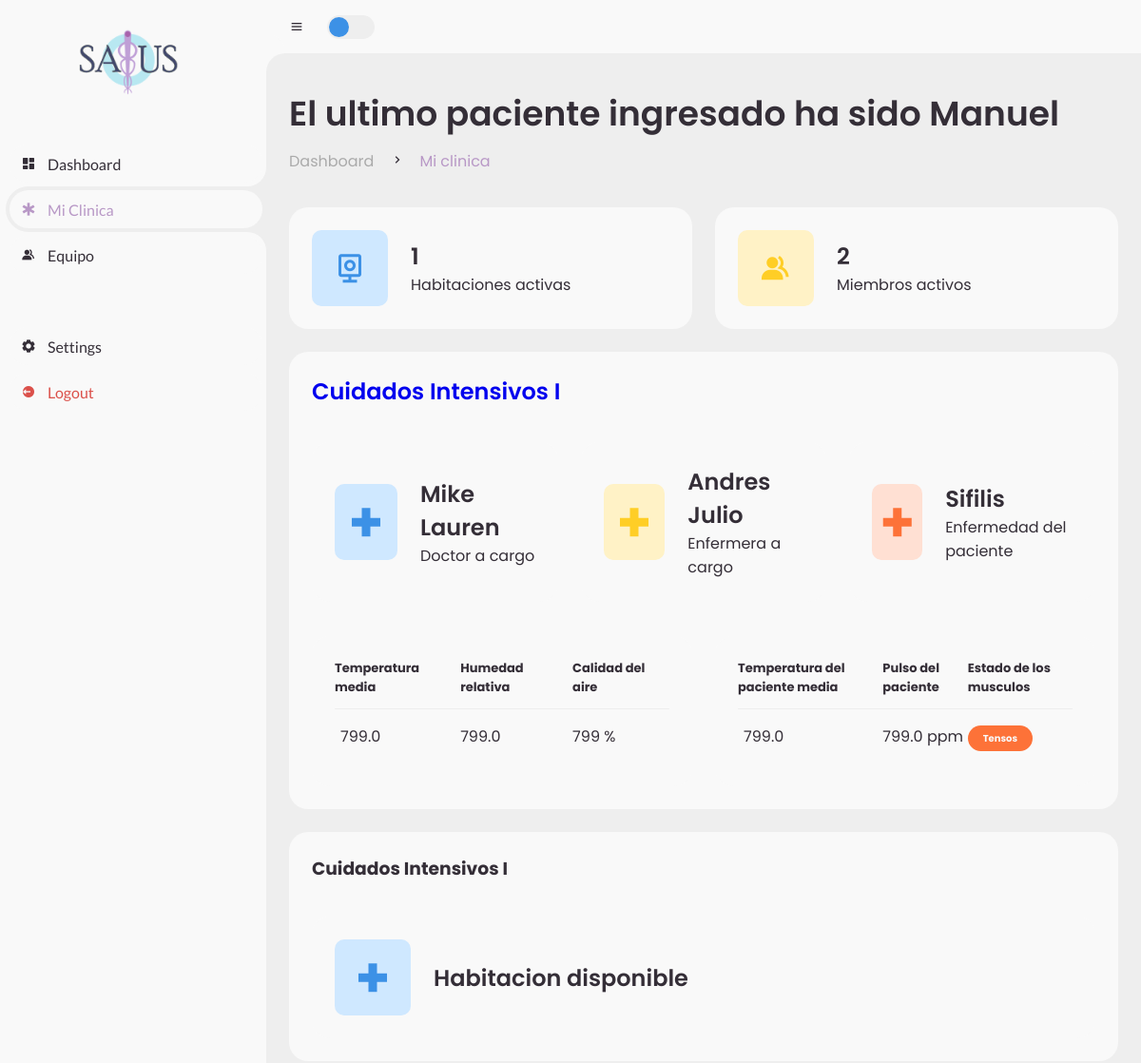
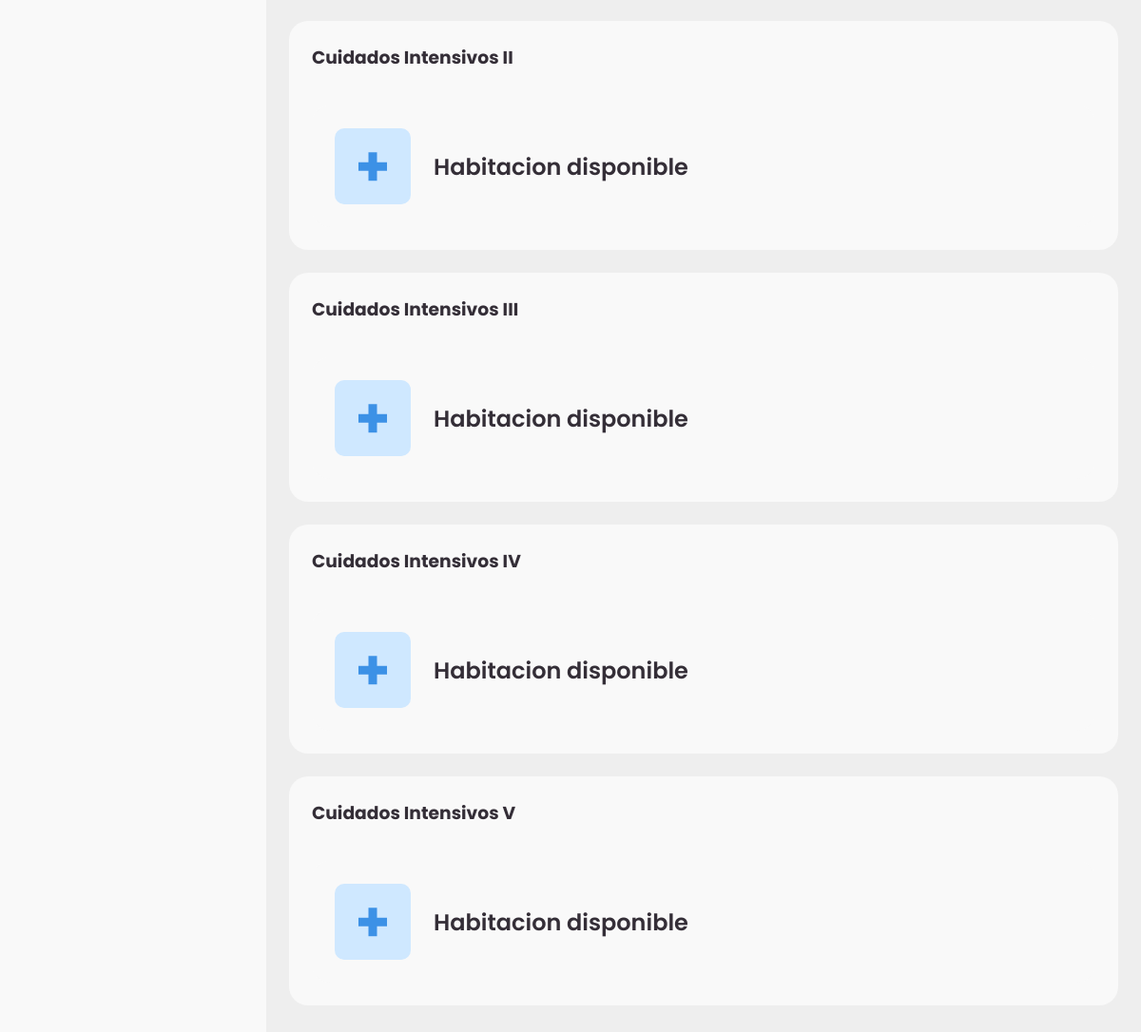
The page /salusApp/dashboard/mi-clinica (signed in) on the database as committed earlier (2 pictures, top to bottom).
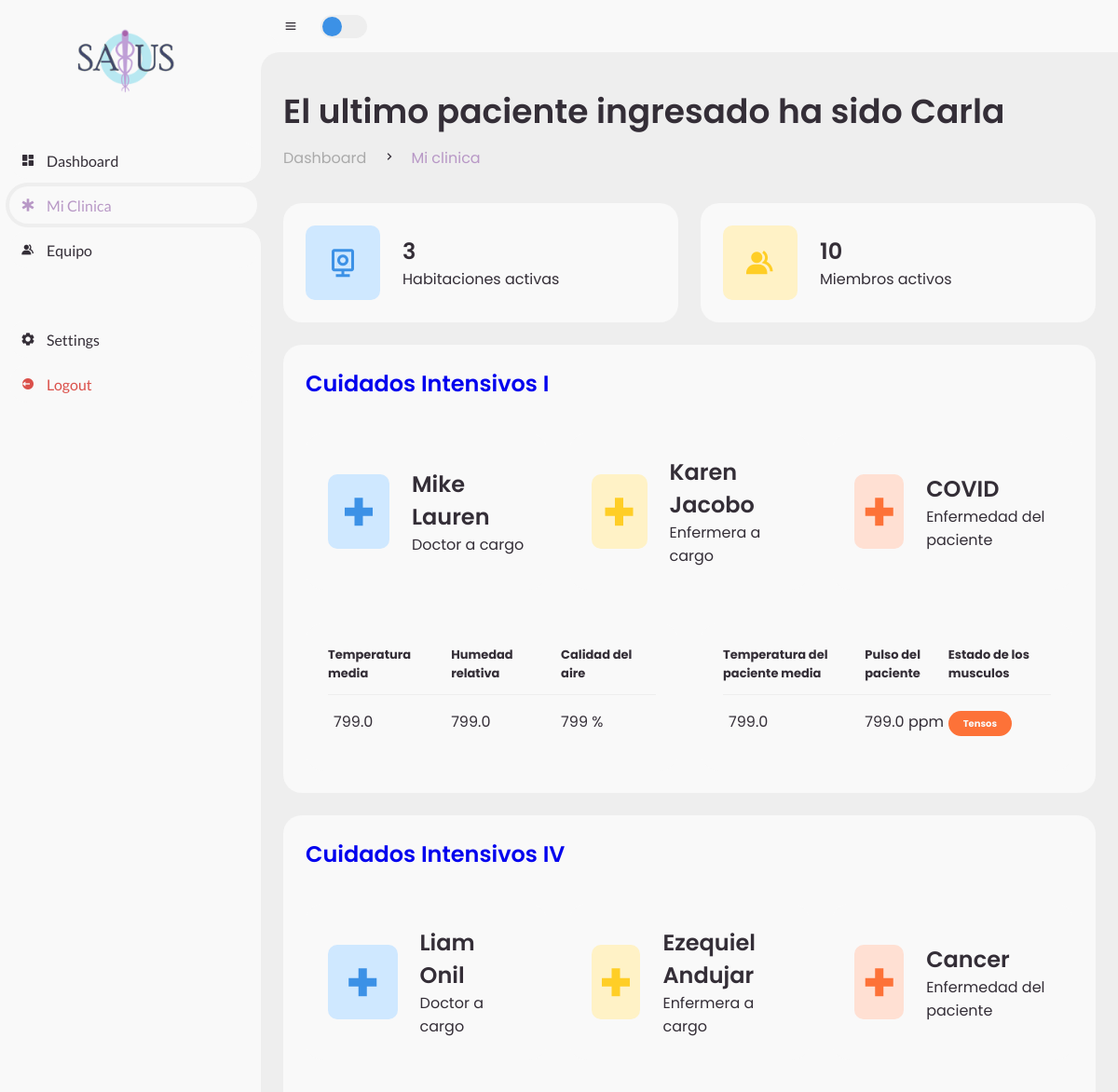
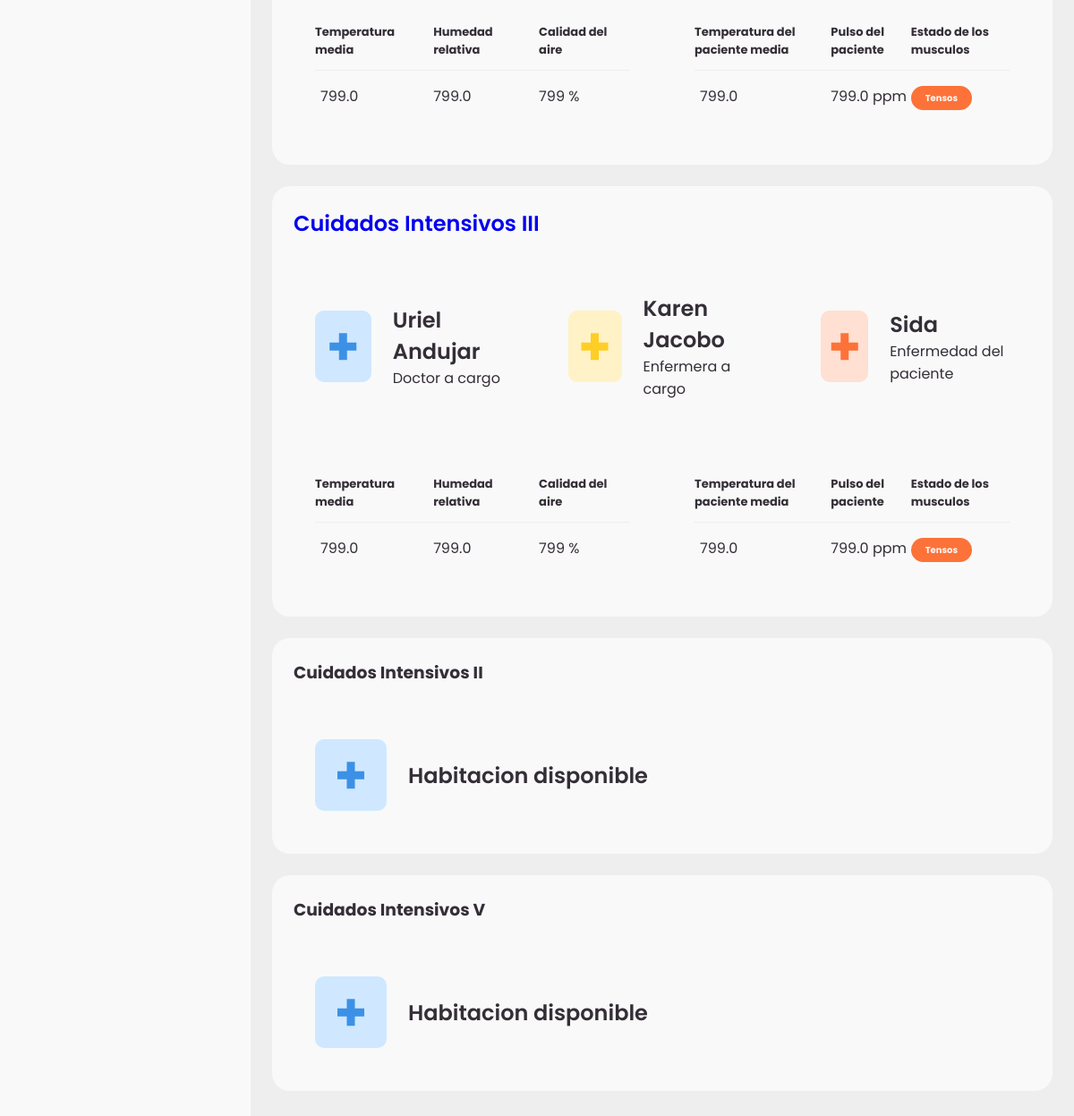
The same page on the database as committed later (2 pictures, top to bottom).
### salusApp/models.py (models this page shows)
class Patient(models.Model):
    person = models.ForeignKey(Person, on_delete=models.CASCADE)
    nurse = models.ForeignKey(Person, on_delete=models.DO_NOTHING, related_name="nurse")
    doctor = models.ForeignKey(Person, on_delete=models.DO_NOTHING, related_name="doctor")
    room = models.ForeignKey(Room, on_delete=models.DO_NOTHING)
    first_nameReference = models.CharField("Reference Person's first name", max_length=15)
    last_nameReference = models.CharField("Reference Person's last name", max_length=15)
    KinshipChoices = [
        ('H', "Esposo"), #H -> Husband
        ('A', "Amigo"),
        ('F', "Familiar")
    ]
    kinshipReference = models.CharField("Reference Person's kinshipness", choices=KinshipChoices, max_length=1)
    phone_reference = models.CharField("Reference person's phone number", max_length=15)
    bmi = models.FloatField("Person's BMI") #IMC
    weight_in_pounds = models.FloatField("Perons's Weight")
    height_in_meters = models.FloatField("Perons's Height")
    bloodTypes = [
        ('O+', 'O Positivo'),
        ('O-', 'O Negativo'),
        ('A+', 'A Positivo'),
        ('A-', 'A Negativo'),
        ('B+', 'B Positivo'),
        ('B-', 'B Negativo'),
        ('AB+','AB Positivo'),
        ('AB-','AB Negativo')
    ]
    bloodType = models.CharField(choices=bloodTypes, max_length=3)
    ars = models.CharField("Person's ARS type", max_length=15)
    join_date = models.DateField("Person's joining date")
    illness = models.CharField("Persons's illness", max_length=50)
    hospitalizationChoices = [
        ('U', "Urgente"),
        ('P', "Programado"),
        ('I', "Intrahospitalario")
    ]
    hospitalization = models.CharField("Patient's type of hospitalization", max_length=1, choices=hospitalizationChoices)

class Person(models.Model):
    first_name = models.CharField("Person's first name", max_length=30)
    last_name = models.CharField("Person's last name",max_length=30)
    photo = models.ImageField(blank=True, null=False, upload_to='salusApp/static/media/')
    age = models.IntegerField("Person's age")
    address = models.CharField("Person's address", max_length=100)
    sexoChoices = [
        ('M', "Masculino"),
        ('F', "Femenino")
    ]
    sex = models.CharField("Person's sex", choices=sexoChoices, max_length=1)
    phone = models.CharField("Person's phone", max_length=15)
    idNumber = models.CharField("Person's id", max_length=10) #Cedula
    isDoctor = models.BooleanField("Is this Person a doctor?")
    isNurse = models.BooleanField("Is this Person a nurse?")

class Room(models.Model):
    roomName = models.CharField(max_length=30)
    isAvailable = models.BooleanField(default=True)

class Sensores(models.Model):
    room = models.ForeignKey(Room, on_delete=models.CASCADE)
    roomTemperature = models.FloatField("Room's Temperature")
    patientTemperature = models.FloatField("Patient's Temperature")
    roomHumidity = models.FloatField("Room's relative humidity %")
    roomDustLevel = models.IntegerField("Room's dust level in %")
    roomAirQuality = models.IntegerField("Room's AirQuality in %")
    patientPulse = models.FloatField("Patient's pulse value")
    patientElectro = models.IntegerField("Patient's elect")

### salusApp/views.py (the view)
# urls.py: path('dashboard/mi-clinica', views.dashboard_clinica, name='mi-clinica'),
@login_required()
def dashboard_clinica(request):
    contador_habitaciones = len(Patient.objects.all()) if Patient.objects.all() else 0
    contador_miembros_equipo = len(Person.objects.filter(isNurse=True)) + len(Person.objects.filter(isDoctor=True))
    pacientes = Patient.objects.all() if contador_habitaciones else 0
    habitaciones = Room.objects.filter(isAvailable=True) if Room.objects.filter(isAvailable=True) else 0
    sensores = Sensores.objects.all()
    sensores = sensores[len(sensores)-1]
    ultimo_paciente = pacientes[len(pacientes)-1]
    context = {
        "contador_habitaciones":contador_habitaciones,
        "contador_miembros_equipo":contador_miembros_equipo,
        "pacientes":pacientes,
        "habitaciones":habitaciones,
        "sensores":sensores,
        "ultimo_paciente":ultimo_paciente
        }
    return render(request, 'salusApp/dashboard-miClinica.html', context)

### salusApp/templates/salusApp/dashboard-miClinica.html (shortened to what the changed rows need)
{% extends 'salusApp/dashboard_base.html' %}
{% load static %}
{% block content %}
        <main>
            <div class="head-title">
                <div class="left">
                    <h1>El ultimo paciente ingresado ha sido {{ ultimo_paciente.person.first_name }}</h1>
                    <ul class="breadcrumb">
                        <li>
                        </li>
                        <li><i class='bx bx-chevron-right'></i></li>
                        <li>
                        </li>
                    </ul>
                </div>
            </div>
            <ul class="box-info">
                <li>
                    <span class="text">
						<h3>{{contador_habitaciones}}</h3>
						<p>Habitaciones activas</p>
					</span>
                </li>
                <li>
                    <span class="text">
						<h3>{{contador_miembros_equipo}}</h3>
						<p>Miembros activos</p>
					</span>
                </li>
            </ul>
            {% for paciente in pacientes %}
            <div class="table-data">
                <div class="order">
                    <a href="{% url 'mi-clinica-room' paciente.room.id %}">
                        <div class="head">
                        <h3>{{paciente.room.roomName}}</h3>
                    </div>
                </a>
                    <ul class="box-info">
                        <li>
                            <i class='bx bx-plus-medical'></i>
                            <span class="text">
                                <h3>{{paciente.doctor.first_name}} {{paciente.doctor.last_name}}</h3>
                                <p>Doctor a cargo</p>
                            </span>
                        </li>
                        <li>
                            <i class='bx bx-plus-medical'></i>
                            <span class="text">
                                <h3>{{paciente.nurse.first_name}} {{paciente.nurse.last_name}}</h3>
                                <p>Enfermera a cargo</p>
                            </span>
                        </li>
                        <li>
                            <i class='bx bx-plus-medical'></i>
                            <span class="text">
                                <h3>{{paciente.illness}}</h3>
                                <p>Enfermedad del paciente</p>
                            </span>
                        </li>
                    </ul>
                    <ul class="box-info">
                        <li>
                            <table>
                                <thead>
                                    <tr>
                                        <th>Temperatura media</th>
                                        <th>Humedad relativa</th>
                                        <th>Calidad del aire</th>
                                    </tr>
                                </thead>
                                <tbody>
                                    <tr>
                                        <td>
                                            <p>{{sensores.roomTemperature}}</p>
                                        </td>
                                        <td>{{sensores.roomHumidity}}</td>
                                        <td><span>{{sensores.roomAirQuality}} %</span></td>
                                    </tr>
                                </tbody>
                            </table>
                        </li>
                        <li>
                            <table>
                                <thead>
                                    <tr>
                                        <th>Temperatura del paciente media</th>
                                        <th>Pulso del paciente</th>
                                        <th>Estado de los musculos</th>
                                    </tr>
                                </thead>
                                <tbody>
                                    <tr>
                                        <td>
                                            <p>{{sensores.patientTemperature}}</p>
                                        </td>
                                        <td>{{sensores.patientPulse}} ppm</td>
                                        <td><span class="status pending">Tensos</span></td>
                                    </tr>
                                </tbody>
                            </table>
                        </li>
                    </ul>
                </div>
            </div>
            {% endfor %}
            {% for habitacion in habitaciones %}
            <div class="table-data">
                <div class="order">
                    <h3>{{habitacion.roomName}}</h3>
                    <ul class="box-info">
                        <li>
                            <i class='bx bx-plus-medical'></i>
                            <span class="text">
                                <h3>Habitacion disponible</h3>
                            </span>
                        </li>
                    </ul>
                </div>
            </div>
            {% endfor %}
        </main>
    </section>
{% endblock content %}

Rows that differ between the two databases and show on the page:
no longer on this page (row edited): Room: roomName "Cuidados Intensivos I"
no longer on this page (row edited): Room: roomName "Cuidados Intensivos III"
no longer on this page (row edited): Room: roomName "Cuidados Intensivos IV"
added Patient: person.first_name "Carla", room.roomName "Cuidados Intensivos III", doctor.first_name "Uriel", doctor.last_name "Andujar", nurse.first_name "Karen", nurse.last_name "Jacobo", illness "Sida", {{ sensores.roomTemperature }} "799.0", {{ sensores.roomHumidity }} "799.0", {{ sensores.roomAirQuality }} "799", {{ sensores.patientTemperature }} "799.0", {{ sensores.patientPulse }} "799.0"
changed Patient "Cuidados Intensivos I": nurse.first_name "Andres" → "Karen"; nurse.last_name "Julio" → "Jacobo"; illness "Sifilis" → "COVID"
added Patient: room.roomName "Cuidados Intensivos IV", doctor.first_name "Liam", doctor.last_name "Onil", nurse.first_name "Ezequiel", nurse.last_name "Andujar", illness "Cancer", {{ sensores.roomTemperature }} "799.0", {{ sensores.roomHumidity }} "799.0", {{ sensores.roomAirQuality }} "799", {{ sensores.patientTemperature }} "799.0", {{ sensores.patientPulse }} "799.0"
Other text that changed with them:
{{ contador_habitaciones }}: "1" → "3"
{{ contador_miembros_equipo }}: "2" → "10"
{{ ultimo_paciente.person.first_name }}: "Manuel" → "Carla"
